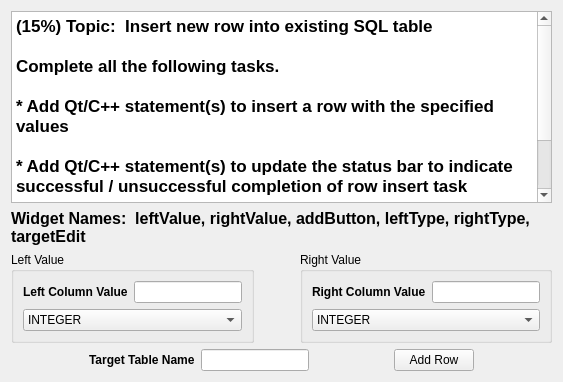
          <widget class="QWidget" name="tab_24">
           <attribute name="title">
            <string>b4</string>
           </attribute>
           <layout class="QVBoxLayout" name="verticalLayout_28">
            <item>
             <widget class="QTextBrowser" name="textBrowser_25">
              <property name="html">
               <string>&lt;!DOCTYPE HTML PUBLIC &quot;-//W3C//DTD HTML 4.0//EN&quot; &quot;http://www.w3.org/TR/REC-html40/strict.dtd&quot;&gt;
&lt;html&gt;&lt;head&gt;&lt;meta name=&quot;qrichtext&quot; content=&quot;1&quot; /&gt;&lt;style type=&quot;text/css&quot;&gt;
p, li { white-space: pre-wrap; }
&lt;/style&gt;&lt;/head&gt;&lt;body style=&quot; font-family:'Sans'; font-size:10pt; font-weight:400; font-style:normal;&quot;&gt;
&lt;p style=&quot; margin-top:0px; margin-bottom:0px; margin-left:0px; margin-right:0px; -qt-block-indent:0; text-indent:0px;&quot;&gt;&lt;span style=&quot; font-family:'.Lucida Grande UI'; font-size:13pt; font-weight:600;&quot;&gt;(15%) Topic:  Insert new row into existing SQL table&lt;/span&gt;&lt;/p&gt;
&lt;p style=&quot;-qt-paragraph-type:empty; margin-top:0px; margin-bottom:0px; margin-left:0px; margin-right:0px; -qt-block-indent:0; text-indent:0px; font-family:'.Lucida Grande UI'; font-size:13pt; font-weight:600;&quot;&gt;&lt;br /&gt;&lt;/p&gt;
&lt;p style=&quot; margin-top:0px; margin-bottom:0px; margin-left:0px; margin-right:0px; -qt-block-indent:0; text-indent:0px;&quot;&gt;&lt;span style=&quot; font-family:'.Lucida Grande UI'; font-size:13pt; font-weight:600;&quot;&gt;Complete all the following tasks.&lt;/span&gt;&lt;/p&gt;
&lt;p style=&quot;-qt-paragraph-type:empty; margin-top:0px; margin-bottom:0px; margin-left:0px; margin-right:0px; -qt-block-indent:0; text-indent:0px; font-family:'.Lucida Grande UI'; font-size:13pt; font-weight:600;&quot;&gt;&lt;br /&gt;&lt;/p&gt;
&lt;p style=&quot; margin-top:0px; margin-bottom:0px; margin-left:0px; margin-right:0px; -qt-block-indent:0; text-indent:0px;&quot;&gt;&lt;span style=&quot; font-family:'.Lucida Grande UI'; font-size:13pt; font-weight:600;&quot;&gt;* Add Qt/C++ statement(s) to insert a row with the specified values&lt;/span&gt;&lt;/p&gt;
&lt;p style=&quot;-qt-paragraph-type:empty; margin-top:0px; margin-bottom:0px; margin-left:0px; margin-right:0px; -qt-block-indent:0; text-indent:0px; font-family:'.Lucida Grande UI'; font-size:13pt; font-weight:600;&quot;&gt;&lt;br /&gt;&lt;/p&gt;
&lt;p style=&quot; margin-top:0px; margin-bottom:0px; margin-left:0px; margin-right:0px; -qt-block-indent:0; text-indent:0px;&quot;&gt;&lt;span style=&quot; font-family:'.Lucida Grande UI'; font-size:13pt; font-weight:600;&quot;&gt;* Add Qt/C++ statement(s) to update the status bar to indicate successful / unsuccessful completion of row insert task&lt;/span&gt;&lt;/p&gt;
&lt;p style=&quot;-qt-paragraph-type:empty; margin-top:0px; margin-bottom:0px; margin-left:0px; margin-right:0px; -qt-block-indent:0; text-indent:0px; font-family:'.Lucida Grande UI'; font-size:13pt; font-weight:600;&quot;&gt;&lt;br /&gt;&lt;/p&gt;
&lt;p style=&quot;-qt-paragraph-type:empty; margin-top:0px; margin-bottom:0px; margin-left:0px; margin-right:0px; -qt-block-indent:0; text-indent:0px; font-family:'.Lucida Grande UI'; font-size:13pt; font-weight:600; color:#000000;&quot;&gt;&lt;br /&gt;&lt;/p&gt;
&lt;p style=&quot; margin-top:0px; margin-bottom:0px; margin-left:0px; margin-right:0px; -qt-block-indent:0; text-indent:0px;&quot;&gt;&lt;span style=&quot; font-family:'.Lucida Grande UI'; font-size:13pt; font-weight:600; color:#ff0000;&quot;&gt;Do NOT use the Designer tool to modify the form itself or you will receive&lt;/span&gt;&lt;span style=&quot; font-family:'.Lucida Grande UI'; font-size:13pt; font-weight:600; color:#000000;&quot;&gt; zero credit (0 points).&lt;/span&gt;&lt;/p&gt;&lt;/body&gt;&lt;/html&gt;</string>
              </property>
             </widget>
            </item>
            <item>
             <widget class="QLabel" name="label_21">
              <property name="font">
               <font>
                <pointsize>12</pointsize>
                <weight>75</weight>
                <bold>true</bold>
               </font>
              </property>
              <property name="text">
               <string>Widget Names:  leftValue, rightValue, addButton, leftType, rightType, targetEdit</string>
              </property>
              <property name="wordWrap">
               <bool>true</bool>
              </property>
             </widget>
            </item>
            <item>
             <layout class="QHBoxLayout" name="horizontalLayout_30">
              <item>
               <widget class="QGroupBox" name="groupBox_5">
                <property name="title">
                 <string>Left Value</string>
                </property>
                <layout class="QVBoxLayout" name="verticalLayout_29">
                 <item>
                  <layout class="QHBoxLayout" name="horizontalLayout_31">
                   <item>
                    <widget class="QLabel" name="label_22">
                     <property name="font">
                      <font>
                       <weight>75</weight>
                       <bold>true</bold>
                      </font>
                     </property>
                     <property name="text">
                      <string>Left Column Value</string>
                     </property>
                    </widget>
                   </item>
                   <item>
                    <widget class="QLineEdit" name="a4b4lineedit1"/>
                   </item>
                  </layout>
                 </item>
                 <item>
                  <widget class="QComboBox" name="a4b4box1">
                   <item>
                    <property name="text">
                     <string>INTEGER</string>
                    </property>
                   </item>
                   <item>
                    <property name="text">
                     <string>TEXT</string>
                    </property>
                   </item>
                  </widget>
                 </item>
                </layout>
               </widget>
              </item>
              <item>
               <spacer name="horizontalSpacer_41">
                <property name="orientation">
                 <enum>Qt::Horizontal</enum>
                </property>
                <property name="sizeHint" stdset="0">
                 <size>
                  <width>40</width>
                  <height>20</height>
                 </size>
                </property>
               </spacer>
              </item>
              <item>
               <widget class="QGroupBox" name="groupBox_6">
                <property name="title">
                 <string>Right Value</string>
                </property>
                <layout class="QVBoxLayout" name="verticalLayout_30">
                 <item>
                  <layout class="QHBoxLayout" name="horizontalLayout_32">
                   <item>
                    <widget class="QLabel" name="label_23">
                     <property name="font">
                      <font>
                       <weight>75</weight>
                       <bold>true</bold>
                      </font>
                     </property>
                     <property name="text">
                      <string>Right Column Value</string>
                     </property>
                    </widget>
                   </item>
                   <item>
                    <widget class="QLineEdit" name="a4b4lineedit2"/>
                   </item>
                  </layout>
                 </item>
                 <item>
                  <widget class="QComboBox" name="a4b4box2">
                   <item>
                    <property name="text">
                     <string>INTEGER</string>
                    </property>
                   </item>
                   <item>
                    <property name="text">
                     <string>TEXT</string>
                    </property>
                   </item>
                  </widget>
                 </item>
                </layout>
               </widget>
              </item>
             </layout>
            </item>
            <item>
             <layout class="QHBoxLayout" name="horizontalLayout_33">
              <item>
               <spacer name="horizontalSpacer_42">
                <property name="orientation">
                 <enum>Qt::Horizontal</enum>
                </property>
                <property name="sizeHint" stdset="0">
                 <size>
                  <width>13</width>
                  <height>17</height>
                 </size>
                </property>
               </spacer>
              </item>
              <item>
               <widget class="QLabel" name="label_24">
                <property name="font">
                 <font>
                  <weight>75</weight>
                  <bold>true</bold>
                 </font>
                </property>
                <property name="text">
                 <string>Target Table Name</string>
                </property>
               </widget>
              </item>
              <item>
               <widget class="QLineEdit" name="a4b4lineedit3"/>
              </item>
              <item>
               <spacer name="horizontalSpacer_43">
                <property name="orientation">
                 <enum>Qt::Horizontal</enum>
                </property>
                <property name="sizeHint" stdset="0">
                 <size>
                  <width>40</width>
                  <height>20</height>
                 </size>
                </property>
               </spacer>
              </item>
              <item>
               <widget class="QPushButton" name="a4b4button">
                <property name="text">
                 <string>Add Row</string>
                </property>
               </widget>
              </item>
              <item>
               <spacer name="horizontalSpacer_44">
                <property name="orientation">
                 <enum>Qt::Horizontal</enum>
                </property>
                <property name="sizeHint" stdset="0">
                 <size>
                  <width>13</width>
                  <height>17</height>
                 </size>
                </property>
               </spacer>
              </item>
             </layout>
            </item>
           </layout>
          </widget>
